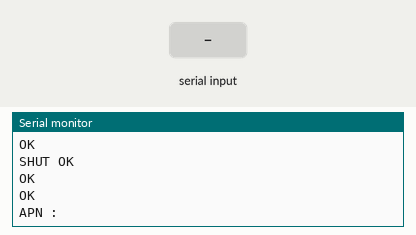
This sketch was run on a simulated ESP32. Parts: the last lines printed to the serial monitor. The test bench sets the inputs (shaded band). Random numbers use the default seed unless the sketch sets one; the modem accepts every AT command (registered, SIM ready, sends succeed) and sends nothing else.

Above: at 9.8 s.
9.9 s: "1" received over the second serial link
At 11.2 s:
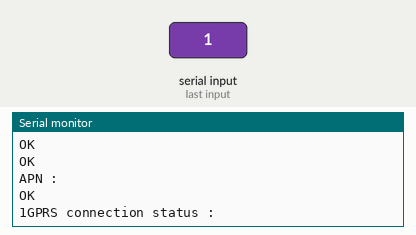
11.5 s: "0" received over the second serial link
At 13.6 s:
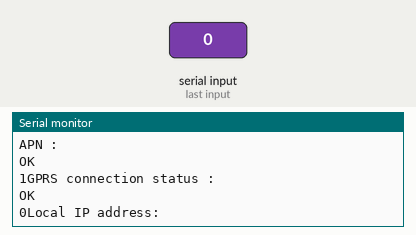
14.5 s: "2" received over the second serial link
At 15.4 s:
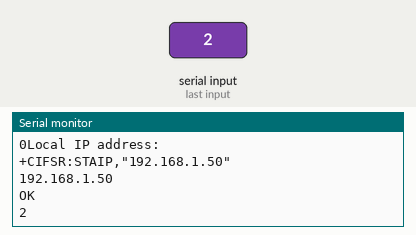

Measured:
- after the input at 9.9 s, the serial monitor: prints a new line after 0.11 s (image 1)
- after the input at 11.5 s, the serial monitor: prints a new line after 1.5 s (image 2)
- after the input at 14.5 s, the serial monitor: prints a new line after 0.52 s (image 3)

The sketch:

ESP32_SIM900_Thinkspeak.ino
```cpp
void setup()
{
  Serial2.begin(115200);
  Serial.begin(115200);
}

void loop()
{
  delay(2);
   senddata();

  if (Serial2.available())
    Serial.write(Serial2.read());
}
void senddata()
{
  Serial.println("AT : ");
  Serial2.println("AT");
  delay(1000);
  Serial.println("AT+CPIN?");
  Serial2.println("AT+CPIN?"); // pin code verification
  delay(1000);
// REGISTRATION ON THE WEB
Serial.println("AT+CREG?");
  Serial2.print("AT+CREG?");
  delay(1000);
//CONNECTION TO BE MADE GPRS
Serial.println("AT+CGATT?");
  Serial2.println("AT+CGATT?");
  delay(1000);
//CALL CLOSURE
Serial.println("AT+CIPSHUT");
  Serial2.println("AT+CIPSHUT");
  delay(1000);
Serial.print("CONNECTION STATUS : ");
 Serial2.println("AT+CIPSTATUS");
  delay(2000);
// START single IP CONNECTION
Serial.println("AT+CIPMUX ");
  Serial2.println("AT+CIPMUX=0");
  delay(2000);

  ShowSerialData();
 Serial.print("APN : ");

  Serial2.println("AT+CSTT=\"ZONGWAP\"");
  //IMPORTANT: internet this is APN name of my network. You have to change this because every network has different APN details. For more read SIM900 documentation
  delay(1000);

  ShowSerialData();
 Serial.println("GPRS connection status : ");
  Serial2.println("AT+CIICR");
  delay(3000);

  ShowSerialData();
 Serial.println("Local IP address: ");
 Serial2.println("AT+CIFSR");
  delay(2000);

  ShowSerialData();

  Serial2.println("AT+CIPSPRT=0");
  delay(3000);

  ShowSerialData();
  Serial.println("TCP: ");
  Serial2.println("AT+CIPSTART=\"TCP\",\"api.thingspeak.com\",\"80\"");
  delay(6000);

  ShowSerialData();
 Serial.println("send data");
  Serial2.println("AT+CIPSEND");//begin send data to remote server
  delay(4000);
  ShowSerialData();

    // paste thingspeak API Write Key and fields amount + string from correct source (+"&field3="+xxXx +"&field4="+xxxx)

    String str="GET /update?api_key=GDKZYY76S4G4HLQX&field1="+String(random(10))+"&field2="+String(random(10,19))+"&field3="+String(random(20,29))+"&field4="+String(random(30,40));

  Serial2.println(str);
  delay(4000);
  ShowSerialData();

  Serial2.println((char)26);
  delay(5000);
  Serial2.println();

  ShowSerialData();

  Serial2.println("AT+CIPSHUT");//closing connection
  delay(100);
  ShowSerialData();
}
void ShowSerialData()
{
  while(Serial2.available()!=0)
    Serial.write(Serial2.read());
}
```
